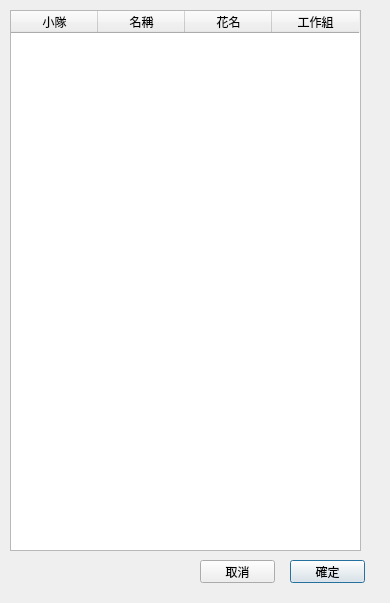
<?xml version="1.0" encoding="UTF-8"?>
<ui version="4.0">
 <class>Dialog</class>
 <widget class="QDialog" name="Dialog">
  <property name="geometry">
   <rect>
    <x>0</x>
    <y>0</y>
    <width>390</width>
    <height>603</height>
   </rect>
  </property>
  <property name="windowTitle">
   <string>Dialog</string>
  </property>
  <widget class="QTableWidget" name="tableWidget">
   <property name="geometry">
    <rect>
     <x>10</x>
     <y>10</y>
     <width>351</width>
     <height>541</height>
    </rect>
   </property>
   <property name="selectionMode">
    <enum>QAbstractItemView::MultiSelection</enum>
   </property>
   <property name="selectionBehavior">
    <enum>QAbstractItemView::SelectRows</enum>
   </property>
   <property name="gridStyle">
    <enum>Qt::SolidLine</enum>
   </property>
   <property name="sortingEnabled">
    <bool>true</bool>
   </property>
   <attribute name="horizontalHeaderDefaultSectionSize">
    <number>87</number>
   </attribute>
   <column>
    <property name="text">
     <string>小隊</string>
    </property>
   </column>
   <column>
    <property name="text">
     <string>名稱</string>
    </property>
   </column>
   <column>
    <property name="text">
     <string>花名</string>
    </property>
   </column>
   <column>
    <property name="text">
     <string>工作組</string>
    </property>
   </column>
  </widget>
  <widget class="QPushButton" name="pushButton">
   <property name="geometry">
    <rect>
     <x>290</x>
     <y>560</y>
     <width>75</width>
     <height>23</height>
    </rect>
   </property>
   <property name="text">
    <string>確定</string>
   </property>
  </widget>
  <widget class="QPushButton" name="pushButton_2">
   <property name="geometry">
    <rect>
     <x>200</x>
     <y>560</y>
     <width>75</width>
     <height>23</height>
    </rect>
   </property>
   <property name="text">
    <string>取消</string>
   </property>
  </widget>
 </widget>
 <resources/>
 <connections/>
</ui>
